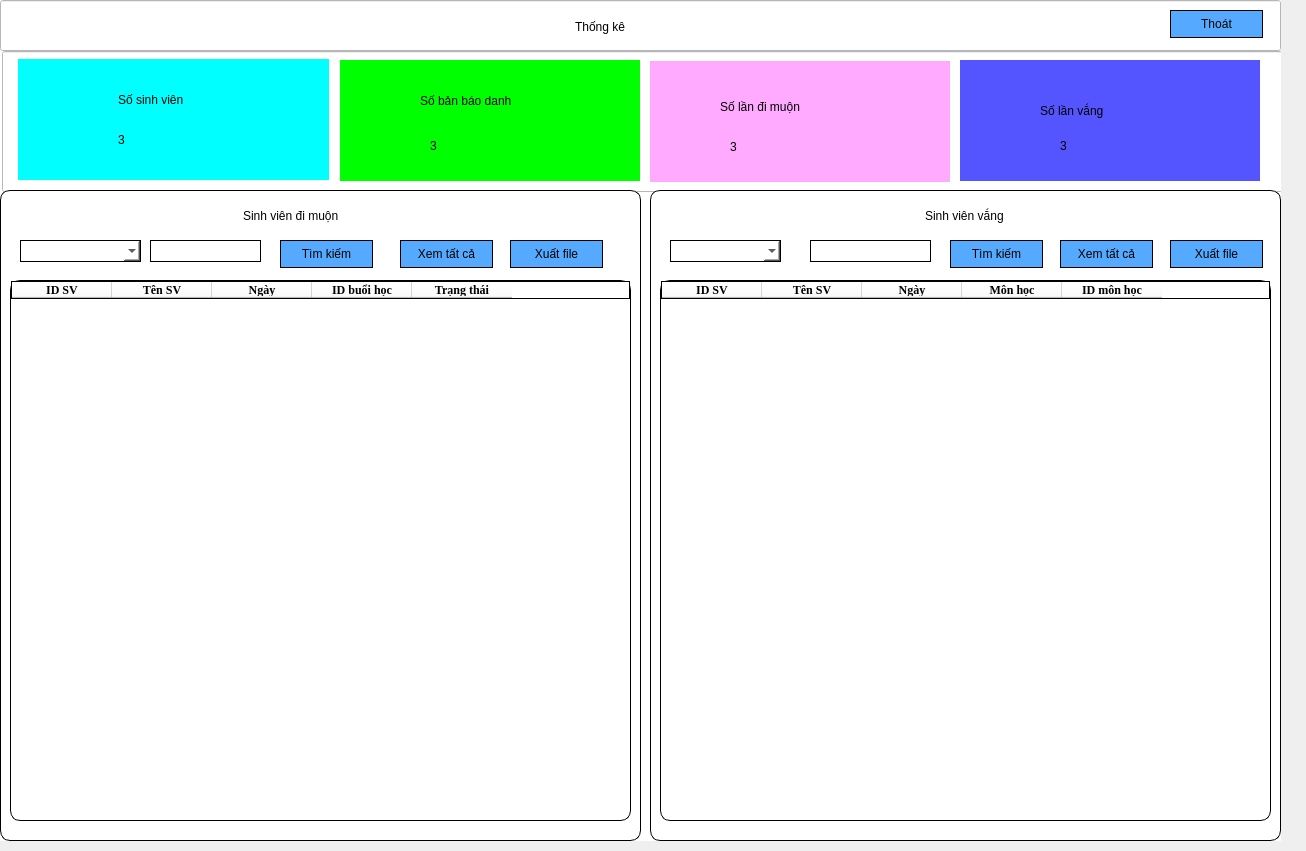
<?xml version="1.0" encoding="UTF-8"?>
<ui version="4.0">
 <class>Dialog</class>
 <widget class="QDialog" name="Dialog">
  <property name="geometry">
   <rect>
    <x>0</x>
    <y>0</y>
    <width>1306</width>
    <height>851</height>
   </rect>
  </property>
  <property name="windowTitle">
   <string>Dialog</string>
  </property>
  <widget class="QWidget" name="widget" native="true">
   <property name="geometry">
    <rect>
     <x>0</x>
     <y>0</y>
     <width>1281</width>
     <height>841</height>
    </rect>
   </property>
   <property name="styleSheet">
    <string notr="true">background-color: rgb(255, 255, 255);</string>
   </property>
   <widget class="QLineEdit" name="lineEdit">
    <property name="geometry">
     <rect>
      <x>0</x>
      <y>0</y>
      <width>1281</width>
      <height>51</height>
     </rect>
    </property>
   </widget>
   <widget class="QLabel" name="label_2">
    <property name="geometry">
     <rect>
      <x>575</x>
      <y>6</y>
      <width>141</width>
      <height>41</height>
     </rect>
    </property>
    <property name="styleSheet">
     <string notr="true">font: 20pt &quot;MS Shell Dlg 2&quot;;</string>
    </property>
    <property name="text">
     <string>Thống kê</string>
    </property>
   </widget>
   <widget class="QLineEdit" name="lineEdit_2">
    <property name="geometry">
     <rect>
      <x>2</x>
      <y>51</y>
      <width>1281</width>
      <height>141</height>
     </rect>
    </property>
   </widget>
   <widget class="QWidget" name="widget_2" native="true">
    <property name="geometry">
     <rect>
      <x>18</x>
      <y>59</y>
      <width>311</width>
      <height>121</height>
     </rect>
    </property>
    <property name="styleSheet">
     <string notr="true">background-color: rgb(0, 255, 255);</string>
    </property>
    <widget class="QLabel" name="label">
     <property name="geometry">
      <rect>
       <x>100</x>
       <y>20</y>
       <width>171</width>
       <height>41</height>
      </rect>
     </property>
     <property name="styleSheet">
      <string notr="true">font: 14pt &quot;MS Shell Dlg 2&quot;;</string>
     </property>
     <property name="text">
      <string>Số sinh viên</string>
     </property>
    </widget>
    <widget class="QLabel" name="lbTong">
     <property name="geometry">
      <rect>
       <x>100</x>
       <y>65</y>
       <width>91</width>
       <height>31</height>
      </rect>
     </property>
     <property name="styleSheet">
      <string notr="true">font: 20pt &quot;MS Shell Dlg 2&quot;;</string>
     </property>
     <property name="text">
      <string>3</string>
     </property>
    </widget>
   </widget>
   <widget class="QWidget" name="widget_3" native="true">
    <property name="geometry">
     <rect>
      <x>340</x>
      <y>60</y>
      <width>300</width>
      <height>121</height>
     </rect>
    </property>
    <property name="styleSheet">
     <string notr="true">background-color: rgb(0, 255, 0);</string>
    </property>
    <widget class="QLabel" name="label_4">
     <property name="geometry">
      <rect>
       <x>80</x>
       <y>10</y>
       <width>181</width>
       <height>61</height>
      </rect>
     </property>
     <property name="styleSheet">
      <string notr="true">font: 14pt &quot;MS Shell Dlg 2&quot;;</string>
     </property>
     <property name="text">
      <string>Số bản báo danh</string>
     </property>
    </widget>
    <widget class="QLabel" name="lbTongDiemDanh">
     <property name="geometry">
      <rect>
       <x>90</x>
       <y>65</y>
       <width>55</width>
       <height>41</height>
      </rect>
     </property>
     <property name="styleSheet">
      <string notr="true">font: 20pt &quot;MS Shell Dlg 2&quot;;</string>
     </property>
     <property name="text">
      <string>3</string>
     </property>
    </widget>
   </widget>
   <widget class="QWidget" name="widget_4" native="true">
    <property name="geometry">
     <rect>
      <x>650</x>
      <y>61</y>
      <width>300</width>
      <height>121</height>
     </rect>
    </property>
    <property name="styleSheet">
     <string notr="true">background-color: rgb(255, 170, 255);</string>
    </property>
    <widget class="QLabel" name="label_6">
     <property name="geometry">
      <rect>
       <x>70</x>
       <y>30</y>
       <width>211</width>
       <height>31</height>
      </rect>
     </property>
     <property name="styleSheet">
      <string notr="true">font: 14pt &quot;MS Shell Dlg 2&quot;;</string>
     </property>
     <property name="text">
      <string>Số lần đi muộn</string>
     </property>
    </widget>
    <widget class="QLabel" name="lbDiemDanhMuon">
     <property name="geometry">
      <rect>
       <x>80</x>
       <y>70</y>
       <width>61</width>
       <height>31</height>
      </rect>
     </property>
     <property name="styleSheet">
      <string notr="true">font: 20pt &quot;MS Shell Dlg 2&quot;;</string>
     </property>
     <property name="text">
      <string>3</string>
     </property>
    </widget>
   </widget>
   <widget class="QWidget" name="widget_5" native="true">
    <property name="geometry">
     <rect>
      <x>960</x>
      <y>60</y>
      <width>300</width>
      <height>121</height>
     </rect>
    </property>
    <property name="styleSheet">
     <string notr="true">background-color: rgb(85, 85, 255);</string>
    </property>
    <widget class="QLabel" name="label_8">
     <property name="geometry">
      <rect>
       <x>80</x>
       <y>30</y>
       <width>181</width>
       <height>41</height>
      </rect>
     </property>
     <property name="styleSheet">
      <string notr="true">font: 14pt &quot;MS Shell Dlg 2&quot;;</string>
     </property>
     <property name="text">
      <string>Số lần vắng</string>
     </property>
    </widget>
    <widget class="QLabel" name="lbVang">
     <property name="geometry">
      <rect>
       <x>100</x>
       <y>65</y>
       <width>31</width>
       <height>41</height>
      </rect>
     </property>
     <property name="styleSheet">
      <string notr="true">font: 20pt &quot;MS Shell Dlg 2&quot;;</string>
     </property>
     <property name="text">
      <string>3</string>
     </property>
    </widget>
   </widget>
   <widget class="QWidget" name="widget_6" native="true">
    <property name="geometry">
     <rect>
      <x>0</x>
      <y>190</y>
      <width>641</width>
      <height>651</height>
     </rect>
    </property>
    <property name="styleSheet">
     <string notr="true">background-color: rgb(255, 255, 255);
border: 0.5px solid #000000;
border-radius: 10px;</string>
    </property>
    <widget class="QLabel" name="label_10">
     <property name="geometry">
      <rect>
       <x>50</x>
       <y>130</y>
       <width>121</width>
       <height>16</height>
      </rect>
     </property>
     <property name="styleSheet">
      <string notr="true">border : 0px solid #000;</string>
     </property>
     <property name="text">
      <string>Sinh viên đi muộn</string>
     </property>
    </widget>
    <widget class="QComboBox" name="cbSearch1">
     <property name="geometry">
      <rect>
       <x>20</x>
       <y>50</y>
       <width>121</width>
       <height>22</height>
      </rect>
     </property>
     <property name="styleSheet">
      <string notr="true">border-width: 1px;
border-style: solid;
border-color: black;
border-radius: 0px;</string>
     </property>
     <item>
      <property name="text">
       <string/>
      </property>
     </item>
     <item>
      <property name="text">
       <string>ID sinh viên</string>
      </property>
     </item>
     <item>
      <property name="text">
       <string>Tên sinh viên</string>
      </property>
     </item>
     <item>
      <property name="text">
       <string>Ngày</string>
      </property>
     </item>
    </widget>
    <widget class="QLineEdit" name="tfSearch1">
     <property name="geometry">
      <rect>
       <x>150</x>
       <y>50</y>
       <width>111</width>
       <height>22</height>
      </rect>
     </property>
     <property name="styleSheet">
      <string notr="true">border-width: 1px;
border-style: solid;
border-color: black;
border-radius: 0px;</string>
     </property>
    </widget>
    <widget class="QPushButton" name="btnSearch1">
     <property name="geometry">
      <rect>
       <x>280</x>
       <y>50</y>
       <width>93</width>
       <height>28</height>
      </rect>
     </property>
     <property name="styleSheet">
      <string notr="true">background-color:rgb(85, 170, 255);
border-width: 1px;
border-style: solid;
border-color: black;
border-radius: 0px;</string>
     </property>
     <property name="text">
      <string>Tìm kiếm</string>
     </property>
    </widget>
    <widget class="QPushButton" name="btnLoadAll1">
     <property name="geometry">
      <rect>
       <x>400</x>
       <y>50</y>
       <width>93</width>
       <height>28</height>
      </rect>
     </property>
     <property name="styleSheet">
      <string notr="true">background-color:rgb(85, 170, 255);
border-width: 1px;
border-style: solid;
border-color: black;
border-radius: 0px;</string>
     </property>
     <property name="text">
      <string>Xem tất cả</string>
     </property>
    </widget>
    <widget class="QPushButton" name="btnExport1">
     <property name="geometry">
      <rect>
       <x>510</x>
       <y>50</y>
       <width>93</width>
       <height>28</height>
      </rect>
     </property>
     <property name="styleSheet">
      <string notr="true">background-color:rgb(85, 170, 255);
border-width: 1px;
border-style: solid;
border-color: black;
border-radius: 0px;</string>
     </property>
     <property name="text">
      <string>Xuất file</string>
     </property>
    </widget>
    <widget class="QTableWidget" name="tableWidget">
     <property name="geometry">
      <rect>
       <x>10</x>
       <y>90</y>
       <width>621</width>
       <height>541</height>
      </rect>
     </property>
     <column>
      <property name="text">
       <string>ID SV</string>
      </property>
      <property name="font">
       <font>
        <family>Times New Roman</family>
        <pointsize>9</pointsize>
        <weight>75</weight>
        <bold>true</bold>
       </font>
      </property>
     </column>
     <column>
      <property name="text">
       <string>Tên SV</string>
      </property>
      <property name="font">
       <font>
        <family>Times New Roman</family>
        <pointsize>9</pointsize>
        <weight>75</weight>
        <bold>true</bold>
       </font>
      </property>
     </column>
     <column>
      <property name="text">
       <string>Ngày</string>
      </property>
      <property name="font">
       <font>
        <family>Times New Roman</family>
        <pointsize>9</pointsize>
        <weight>75</weight>
        <bold>true</bold>
       </font>
      </property>
     </column>
     <column>
      <property name="text">
       <string>ID buổi học</string>
      </property>
      <property name="font">
       <font>
        <family>Times New Roman</family>
        <pointsize>9</pointsize>
        <weight>75</weight>
        <bold>true</bold>
       </font>
      </property>
     </column>
     <column>
      <property name="text">
       <string>Trạng thái</string>
      </property>
      <property name="font">
       <font>
        <family>Times New Roman</family>
        <pointsize>9</pointsize>
        <weight>75</weight>
        <bold>true</bold>
       </font>
      </property>
     </column>
    </widget>
    <widget class="QLabel" name="label_13">
     <property name="geometry">
      <rect>
       <x>243</x>
       <y>10</y>
       <width>231</width>
       <height>31</height>
      </rect>
     </property>
     <property name="styleSheet">
      <string notr="true">border : 0px solid #000;
font: 11pt &quot;MS Shell Dlg 2&quot;;</string>
     </property>
     <property name="text">
      <string>Sinh viên đi muộn</string>
     </property>
    </widget>
   </widget>
   <widget class="QWidget" name="widget_7" native="true">
    <property name="geometry">
     <rect>
      <x>650</x>
      <y>190</y>
      <width>631</width>
      <height>651</height>
     </rect>
    </property>
    <property name="styleSheet">
     <string notr="true">background-color: rgb(255, 255, 255);
border: 1px solid #000000;
border-radius: 10px;</string>
    </property>
    <widget class="QLabel" name="label_12">
     <property name="geometry">
      <rect>
       <x>275</x>
       <y>10</y>
       <width>231</width>
       <height>31</height>
      </rect>
     </property>
     <property name="styleSheet">
      <string notr="true">border : 0px solid #000;
font: 11pt &quot;MS Shell Dlg 2&quot;;</string>
     </property>
     <property name="text">
      <string>Sinh viên vắng</string>
     </property>
    </widget>
    <widget class="QComboBox" name="cbSearch_2">
     <property name="geometry">
      <rect>
       <x>20</x>
       <y>50</y>
       <width>111</width>
       <height>22</height>
      </rect>
     </property>
     <property name="styleSheet">
      <string notr="true">border-radius: 0px;</string>
     </property>
     <item>
      <property name="text">
       <string/>
      </property>
     </item>
     <item>
      <property name="text">
       <string>ID sinh viên</string>
      </property>
     </item>
     <item>
      <property name="text">
       <string>Tên sinh viên</string>
      </property>
     </item>
     <item>
      <property name="text">
       <string>Ngày</string>
      </property>
     </item>
     <item>
      <property name="text">
       <string>Môn</string>
      </property>
     </item>
    </widget>
    <widget class="QLineEdit" name="tfSearch_2">
     <property name="geometry">
      <rect>
       <x>160</x>
       <y>50</y>
       <width>121</width>
       <height>22</height>
      </rect>
     </property>
     <property name="styleSheet">
      <string notr="true">border-radius: 0px;</string>
     </property>
    </widget>
    <widget class="QPushButton" name="btnSearch_2">
     <property name="geometry">
      <rect>
       <x>300</x>
       <y>50</y>
       <width>93</width>
       <height>28</height>
      </rect>
     </property>
     <property name="styleSheet">
      <string notr="true">background-color:rgb(85, 170, 255);
border-width: 1px;
border-style: solid;
border-color: black;
border-radius: 0px;</string>
     </property>
     <property name="text">
      <string>Tìm kiếm</string>
     </property>
    </widget>
    <widget class="QPushButton" name="btnLoadAll_2">
     <property name="geometry">
      <rect>
       <x>410</x>
       <y>50</y>
       <width>93</width>
       <height>28</height>
      </rect>
     </property>
     <property name="styleSheet">
      <string notr="true">background-color:rgb(85, 170, 255);
border-width: 1px;
border-style: solid;
border-color: black;
border-radius: 0px;</string>
     </property>
     <property name="text">
      <string>Xem tất cả</string>
     </property>
    </widget>
    <widget class="QPushButton" name="btnExport_2">
     <property name="geometry">
      <rect>
       <x>520</x>
       <y>50</y>
       <width>93</width>
       <height>28</height>
      </rect>
     </property>
     <property name="styleSheet">
      <string notr="true">background-color:rgb(85, 170, 255);
border-width: 1px;
border-style: solid;
border-color: black;
border-radius: 0px;</string>
     </property>
     <property name="text">
      <string>Xuất file</string>
     </property>
    </widget>
    <widget class="QTableWidget" name="tableWidget_2">
     <property name="geometry">
      <rect>
       <x>10</x>
       <y>90</y>
       <width>611</width>
       <height>541</height>
      </rect>
     </property>
     <column>
      <property name="text">
       <string>ID SV</string>
      </property>
      <property name="font">
       <font>
        <family>Times New Roman</family>
        <weight>75</weight>
        <bold>true</bold>
       </font>
      </property>
     </column>
     <column>
      <property name="text">
       <string>Tên SV</string>
      </property>
      <property name="font">
       <font>
        <family>Times New Roman</family>
        <weight>75</weight>
        <bold>true</bold>
       </font>
      </property>
     </column>
     <column>
      <property name="text">
       <string>Ngày</string>
      </property>
      <property name="font">
       <font>
        <family>Times New Roman</family>
        <pointsize>9</pointsize>
        <weight>75</weight>
        <bold>true</bold>
       </font>
      </property>
     </column>
     <column>
      <property name="text">
       <string>Môn học</string>
      </property>
      <property name="font">
       <font>
        <family>Times New Roman</family>
        <pointsize>9</pointsize>
        <weight>75</weight>
        <bold>true</bold>
       </font>
      </property>
     </column>
     <column>
      <property name="text">
       <string>ID môn học</string>
      </property>
      <property name="font">
       <font>
        <family>Times New Roman</family>
        <pointsize>9</pointsize>
        <weight>75</weight>
        <bold>true</bold>
       </font>
      </property>
     </column>
    </widget>
   </widget>
   <widget class="QPushButton" name="btnExit">
    <property name="geometry">
     <rect>
      <x>1170</x>
      <y>10</y>
      <width>93</width>
      <height>28</height>
     </rect>
    </property>
    <property name="styleSheet">
     <string notr="true">background-color:rgb(85, 170, 255);
border-width: 1px;
border-style: solid;
border-color: black;</string>
    </property>
    <property name="text">
     <string>Thoát</string>
    </property>
   </widget>
  </widget>
 </widget>
 <resources/>
 <connections/>
</ui>
